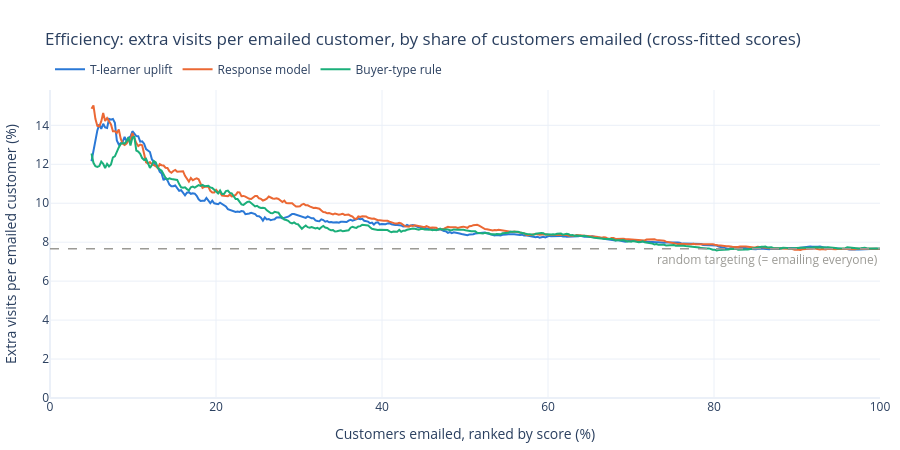

Notebook cell for this chart:
### Markdown cell above
### Efficiency: extra visits per emailed customer
The Qini chart counts the *total* extra visits per 1,000 customers. The total keeps growing as more customers are emailed, so emailing everyone gives the largest number (+77 per 1,000). That does not make it the most efficient choice. Efficiency asks a different question: *of the customers we email, what share visits because of the email?*

$$\text{efficiency}(\varphi) = \frac{Q(\varphi)}{N_T(\varphi)}$$

- $Q(\varphi)$ and $N_T(\varphi)$: the extra visits and the number of emailed customers in the top φ of the ranking, as in the Qini formula above.
- The two charts are linked: extra visits per 1,000 customers = efficiency × emails sent per 1,000 customers. For example, emailing the top 20% (200 emails per 1,000 customers) at an efficiency of 10% gives 0.10 × 200 = +20 visits per 1,000 customers.

How to read the chart:
- **x-axis:** the share of customers emailed, from the top of each ranking (%). The chart starts at 5%: below that, the top group is only a few hundred customers and the ratio is mostly noise.
- **y-axis:** the efficiency, extra visits per emailed customer (%).
- **Dashed line:** random targeting. A random group responds like the average customer whatever its size, so its efficiency is the same at every share emailed and equals that of emailing everyone (7.7%).
- **Hover:** the efficiency and the total extra visits per 1,000 customers at that share emailed (the number in the Qini chart).

### Code cell
# --- Efficiency: extra visits per emailed customer ----------------------------------------
# START: smallest share emailed that is drawn. Below ~5% the top group is a few hundred customers and the ratio is mostly noise.
START = 0.05

fig = go.Figure()
for name, col in SCORES.items():
    frac, curve = uplift_curve(df["visit"], df["t"], df[col])      # curve: extra visits per 1,000 customers
    # efficiency: extra visits per 1,000 customers / emails sent per 1,000 customers (1000 * frac)
    efficiency = np.divide(curve, 1000 * frac, out=np.zeros(len(frac)), where=frac > 0)
    idx = np.r_[np.searchsorted(frac, START):len(frac):100, len(frac) - 1]
    fig.add_trace(go.Scatter(
        x=frac[idx] * 100, y=efficiency[idx] * 100, name=name, mode="lines",
        line=dict(color=COLORS[name], width=2), customdata=curve[idx],
        hovertemplate=("Top %{x:.0f}% emailed: %{y:.1f}% of them visit because of the email"
                       "<br>= +%{customdata:.0f} visits per 1,000 customers<extra>" + name + "</extra>"),
    ))
# Random targeting has the same efficiency at every share emailed: that of emailing everyone (curve[-1] / 1000)
fig.add_hline(y=curve[-1] / 1000 * 100, line=dict(color=GREY, width=1.5, dash="dash"),
              annotation_text="random targeting (= emailing everyone)", annotation_position="bottom right",
              annotation_font_color=GREY)
fig.update_layout(
    title="Efficiency: extra visits per emailed customer, by share of customers emailed (cross-fitted scores)",
    template="plotly_white", height=450,
    xaxis=dict(title="Customers emailed, ranked by score (%)", range=[0, 100]),
    yaxis=dict(title="Extra visits per emailed customer (%)", rangemode="tozero"),
    legend=dict(orientation="h", yanchor="bottom", y=1.02, xanchor="left", x=0),
    margin=dict(l=10, r=10, t=90, b=10),
)
fig.show()

### Figure 1 — Plotly figure (JSON) as saved in the notebook; plotly's stock layout.template omitted (floating-point values rounded to 4 significant figures; data arrays with more than 128 entries replaced by an {"elided": "..."} marker saying what was removed)
{"data": [{"customdata": {"elided": "406 float values"}, "hovertemplate": "Top %{x:.0f}% emailed: %{y:.1f}% of them visit because of the email<br>= +%{customdata:.0f} visits per 1,000 customers<extra>T-learner uplift</extra>", "line": {"color": "#2a78d6", "width": 2}, "mode": "lines", "name": "T-learner uplift", "type": "scatter", "x": {"elided": "406 float values"}, "y": {"elided": "406 float values"}}, {"customdata": {"elided": "406 float values"}, "hovertemplate": "Top %{x:.0f}% emailed: %{y:.1f}% of them visit because of the email<br>= +%{customdata:.0f} visits per 1,000 customers<extra>Response model</extra>", "line": {"color": "#eb6834", "width": 2}, "mode": "lines", "name": "Response model", "type": "scatter", "x": {"elided": "406 float values"}, "y": {"elided": "406 float values"}}, {"customdata": {"elided": "406 float values"}, "hovertemplate": "Top %{x:.0f}% emailed: %{y:.1f}% of them visit because of the email<br>= +%{customdata:.0f} visits per 1,000 customers<extra>Buyer-type rule</extra>", "line": {"color": "#1baf7a", "width": 2}, "mode": "lines", "name": "Buyer-type rule", "type": "scatter", "x": {"elided": "406 float values"}, "y": {"elided": "406 float values"}}], "layout": {"annotations": [{"font": {"color": "#9b9a95"}, "showarrow": false, "text": "random targeting (= emailing everyone)", "x": 1, "xanchor": "right", "xref": "x domain", "y": 7.659, "yanchor": "top", "yref": "y"}], "height": 450, "legend": {"orientation": "h", "x": 0, "xanchor": "left", "y": 1.02, "yanchor": "bottom"}, "margin": {"b": 10, "l": 10, "r": 10, "t": 90}, "shapes": [{"line": {"color": "#9b9a95", "dash": "dash", "width": 1.5}, "type": "line", "x0": 0, "x1": 1, "xref": "x domain", "y0": 7.659, "y1": 7.659, "yref": "y"}], "title": {"text": "Efficiency: extra visits per emailed customer, by share of customers emailed (cross-fitted scores)"}, "xaxis": {"range": [0, 100], "title": {"text": "Customers emailed, ranked by score (%)"}}, "yaxis": {"rangemode": "tozero", "title": {"text": "Extra visits per emailed customer (%)"}}}}
